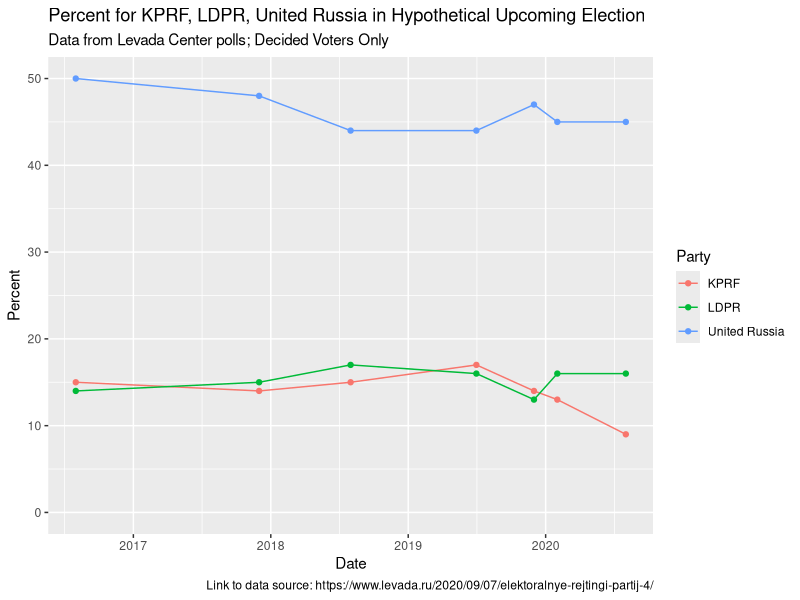
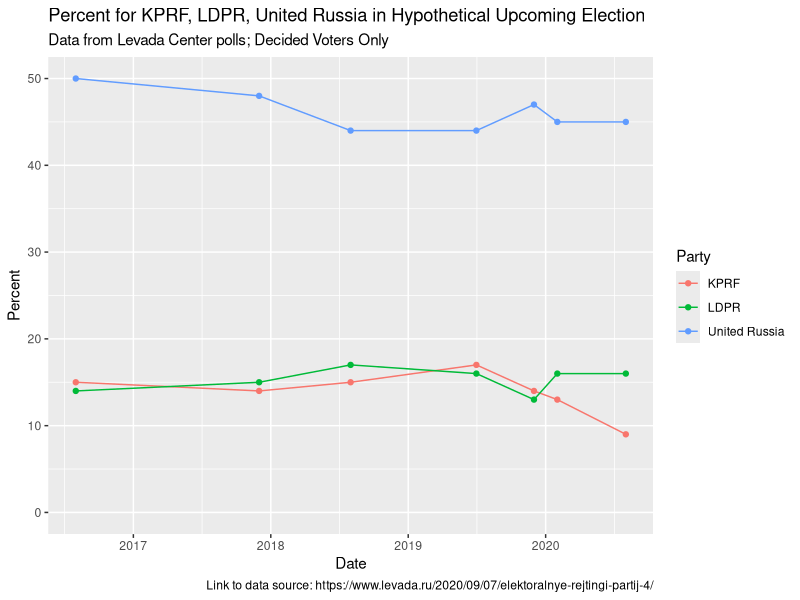

Write R code to recreate these figures, in order.
## ---- chunk 1
knitr::opts_chunk$set(echo = FALSE)
library(tidyverse)
library(readxl)
## ---- chunk 2
levada <- read_xlsx("raw-data/ldprkprf.xlsx")
## ---- chunk 3
ggplot(levada, aes(x = Date, y = Percent, color = Party)) +
  geom_point() +
  geom_line() +
  expand_limits(y = c(0, 30)) +
  labs(title = "Percent for KPRF, LDPR, United Russia in Hypothetical Upcoming Election",
       subtitle = "Data from Levada Center polls; Decided Voters Only", 
       caption = "Link to data source: https://www.levada.ru/2020/09/07/elektoralnye-rejtingi-partij-4/")

ggsave("levada.png")
